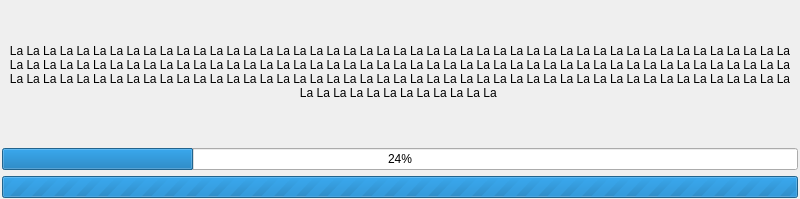
<?xml version="1.0" encoding="UTF-8"?>
<ui version="4.0">
 <class>Kaidan</class>
 <widget class="QDialog" name="Kaidan">
  <property name="geometry">
   <rect>
    <x>0</x>
    <y>0</y>
    <width>800</width>
    <height>199</height>
   </rect>
  </property>
  <property name="sizePolicy">
   <sizepolicy hsizetype="Fixed" vsizetype="Fixed">
    <horstretch>0</horstretch>
    <verstretch>0</verstretch>
   </sizepolicy>
  </property>
  <property name="windowTitle">
   <string>Kaidan</string>
  </property>
  <layout class="QGridLayout" name="gridLayout">
   <property name="leftMargin">
    <number>2</number>
   </property>
   <property name="topMargin">
    <number>1</number>
   </property>
   <property name="rightMargin">
    <number>2</number>
   </property>
   <property name="bottomMargin">
    <number>1</number>
   </property>
   <property name="horizontalSpacing">
    <number>2</number>
   </property>
   <item row="1" column="0">
    <widget class="QProgressBar" name="progressBar_2">
     <property name="value">
      <number>24</number>
     </property>
    </widget>
   </item>
   <item row="2" column="0">
    <widget class="QProgressBar" name="progressBar">
     <property name="maximum">
      <number>0</number>
     </property>
     <property name="value">
      <number>0</number>
     </property>
     <property name="format">
      <string/>
     </property>
    </widget>
   </item>
   <item row="0" column="0">
    <widget class="QLabel" name="label">
     <property name="text">
      <string>La La La La La La La La La La La La La La La La La La La La La La La La La La La La La La La La La La La La La La La La La La La La La La La La La La La La La La La La La La La La La La La La La La La La La La La La La La La La La La La La La La La La La La La La La La La La La La La La La La La La La La La La La La La La La La La La La La La La La La La La La La La La La La La La La La La La La La La La La La La La La La La La La La La La La La La La La </string>
     </property>
     <property name="scaledContents">
      <bool>false</bool>
     </property>
     <property name="alignment">
      <set>Qt::AlignCenter</set>
     </property>
     <property name="wordWrap">
      <bool>true</bool>
     </property>
    </widget>
   </item>
  </layout>
 </widget>
 <layoutdefault spacing="6" margin="11"/>
 <resources/>
 <connections/>
</ui>
